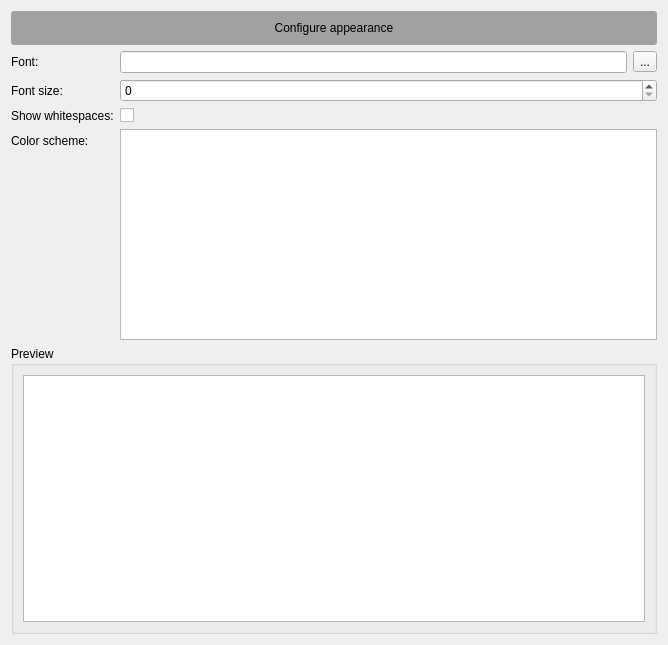
<?xml version="1.0" encoding="UTF-8"?>
<ui version="4.0">
 <class>Form</class>
 <widget class="QWidget" name="Form">
  <property name="geometry">
   <rect>
    <x>0</x>
    <y>0</y>
    <width>668</width>
    <height>645</height>
   </rect>
  </property>
  <property name="windowTitle">
   <string>Form</string>
  </property>
  <layout class="QVBoxLayout" name="verticalLayout">
   <item>
    <widget class="QLabel" name="header">
     <property name="styleSheet">
      <string notr="true">border-radius: 3px;
background-color: rgb(161, 161, 161);
padding: 10px;</string>
     </property>
     <property name="text">
      <string>Configure appearance</string>
     </property>
     <property name="alignment">
      <set>Qt::AlignCenter</set>
     </property>
    </widget>
   </item>
   <item>
    <layout class="QFormLayout" name="formLayout_2">
     <property name="fieldGrowthPolicy">
      <enum>QFormLayout::ExpandingFieldsGrow</enum>
     </property>
     <property name="topMargin">
      <number>0</number>
     </property>
     <property name="bottomMargin">
      <number>0</number>
     </property>
     <item row="3" column="0">
      <widget class="QLabel" name="label_4">
       <property name="text">
        <string>Color scheme:</string>
       </property>
      </widget>
     </item>
     <item row="3" column="1">
      <widget class="QListWidget" name="list_color_schemes"/>
     </item>
     <item row="2" column="0">
      <widget class="QLabel" name="label_2">
       <property name="text">
        <string>Show whitespaces:</string>
       </property>
      </widget>
     </item>
     <item row="2" column="1">
      <widget class="QCheckBox" name="checkbox_whitespaces">
       <property name="text">
        <string/>
       </property>
      </widget>
     </item>
     <item row="1" column="0">
      <widget class="QLabel" name="label_3">
       <property name="text">
        <string>Font size:</string>
       </property>
      </widget>
     </item>
     <item row="1" column="1">
      <widget class="QSpinBox" name="spinbox_font_size">
       <property name="sizePolicy">
        <sizepolicy hsizetype="Expanding" vsizetype="Fixed">
         <horstretch>0</horstretch>
         <verstretch>0</verstretch>
        </sizepolicy>
       </property>
      </widget>
     </item>
     <item row="0" column="0">
      <widget class="QLabel" name="label">
       <property name="text">
        <string>Font:</string>
       </property>
      </widget>
     </item>
     <item row="0" column="1">
      <layout class="QHBoxLayout" name="horizontalLayout_2">
       <item>
        <widget class="QLineEdit" name="line_edit_font"/>
       </item>
       <item>
        <widget class="QToolButton" name="bt_font">
         <property name="text">
          <string>...</string>
         </property>
        </widget>
       </item>
      </layout>
     </item>
    </layout>
   </item>
   <item>
    <widget class="QGroupBox" name="groupBox_2">
     <property name="title">
      <string>Preview</string>
     </property>
     <layout class="QGridLayout" name="gridLayout">
      <item row="0" column="0">
       <widget class="PyCodeEdit" name="edit_preview"/>
      </item>
     </layout>
    </widget>
   </item>
  </layout>
 </widget>
 <customwidgets>
  <customwidget>
   <class>PyCodeEdit</class>
   <extends>QPlainTextEdit</extends>
   <header>pyqode.python.widgets</header>
  </customwidget>
 </customwidgets>
 <resources/>
 <connections/>
</ui>
